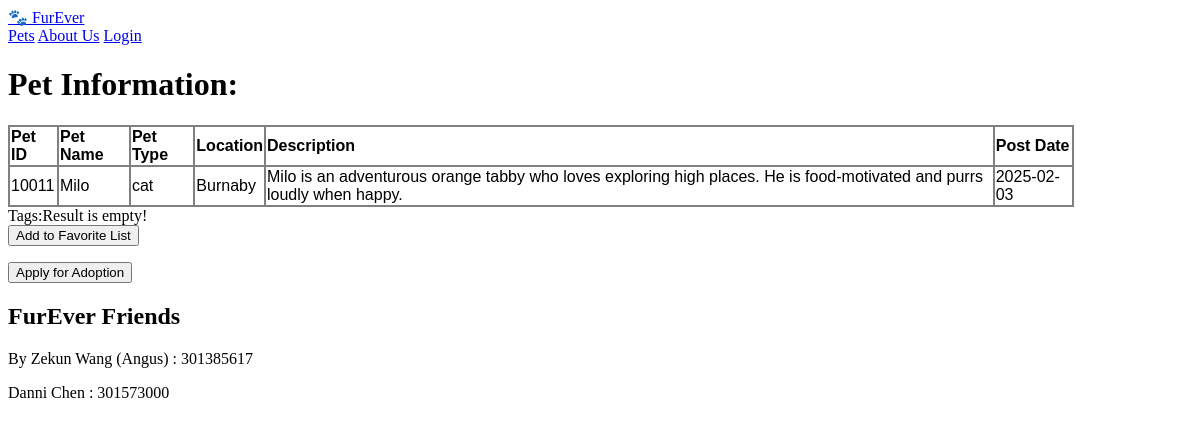
The app's page /public/pages/pet_information.php?edit=10011, older data.
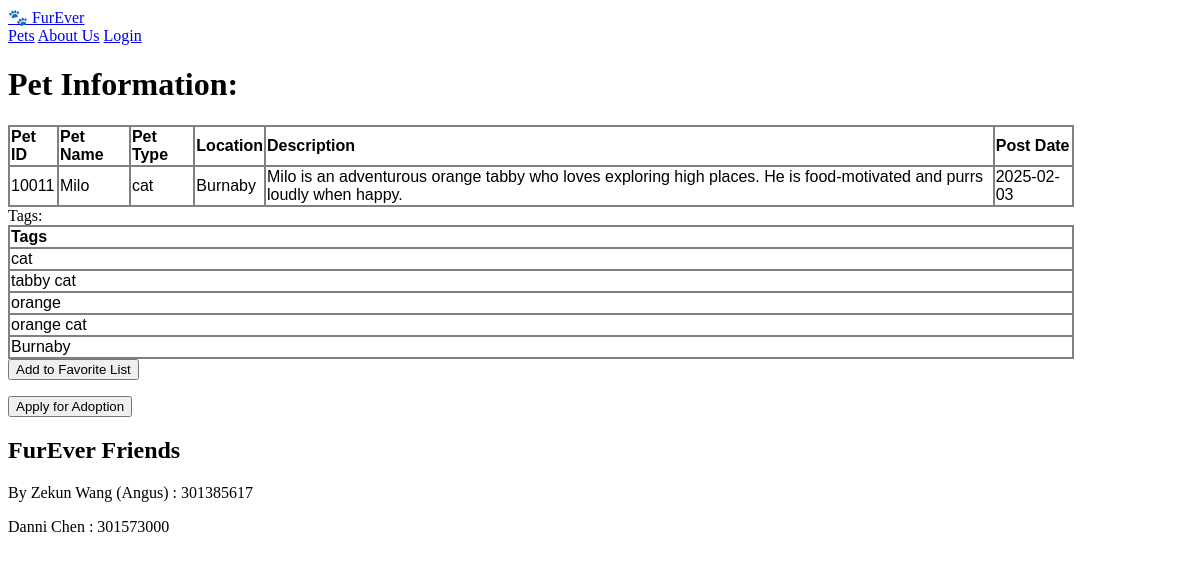
The same page, newer data.
### tables this page shows
CREATE TABLE `pet` (
  `pet_id` int(5) NOT NULL,
  `pet_name` varchar(20) NOT NULL,
  `location` varchar(50) NOT NULL,
  `pet_type` varchar(20) NOT NULL,
  `post_date` date NOT NULL,
  `description` text NOT NULL
);

CREATE TABLE `tags` (
  `tag_id` int(5) NOT NULL,
  `content` varchar(20) NOT NULL
);

### public/pages/pet_information.php (the view, shortened to what this page needs)
<?php require_once("../../private/functions/initialization.php") ?>
<?php
require_once(ROOT_PATH . SHARED_PATH.'/header.php');
echo "<h1>Pet Information: </h1>";
if(isset($_GET['edit'])){
    $id = $_GET['edit'];
}
$general_query = "SELECT * FROM pet WHERE pet_id = ".$id;
$select_result = mysqli_query($connection, $general_query);
if(mysqli_num_rows($select_result) != 0){
    echo"<table class='resultTable'><tr>";
        echo "<td class='tableGrid'><p class='tableHeader'>Pet ID</p></td>";
        echo "<td class='tableGrid'><p class='tableHeader'>Pet Name</p></td>";
        echo "<td class='tableGrid'><p class='tableHeader'>Pet Type</p></td>";
        echo "<td class='tableGrid'><p class='tableHeader'>Location</p></td>";
        echo "<td class='tableGrid'><p class='tableHeader'>Description</p></td>";
        echo "<td class='tableGrid'><p class='tableHeader'>Post Date</p></td>";
    echo "</tr><tr>";
    while($row = mysqli_fetch_assoc($select_result)){
        echo "<td class='tableGrid'>". $row['pet_id']. "</td>";
        echo "<td class='tableGrid'>". $row['pet_name']. "</td>";
        echo "<td class='tableGrid'>". $row['pet_type']. "</td>";
        echo "<td class='tableGrid'>". $row['location']. "</td>";
        echo "<td class='tableGrid'>". $row['description']. "</td>";
        echo "<td class='tableGrid'>". $row['post_date']. "</td>";
        echo"</tr>";
    }
    echo"</table>";
}
else{
    echo"<tr>Result is empty!</tr>";
}
echo "Tags:";
$tag_query = "SELECT tags.content FROM tags LEFT JOIN pet_tags ON pet_tags.tag_id = tags.tag_id WHERE pet_tags.pet_id = ".$id;
$tag_result = mysqli_query($connection, $tag_query);
if(mysqli_num_rows($tag_result) != 0){
    echo"<table class='resultTable'><tr>";
        echo "<td class='tableGrid'><p class='tableHeader'>Tags</p></td>";
    echo "</tr><tr>";
    while($row = mysqli_fetch_assoc($tag_result)){
        echo "<td class='tableGrid'>". $row['content']. "</td>";
        echo"</tr>";
    }
    echo"</table>";
}
else{
    echo"<tr>Result is empty!</tr>";
}
echo '<form action="../../private/functions/add_favorite.php">
            <input type="submit" value="Add to Favorite List">
        </form>';
echo '<form action="apply_page.php">
        <input type="submit" value="Apply for Adoption">
      </form>';
require_once(ROOT_PATH . SHARED_PATH.'/footer.php');
?>

### private/shared/header.php (shortened to what this page needs)
<?php require_once(ROOT_PATH . PRIVATE_PATH . "/functions/functions.php") ?>
<!DOCTYPE html>
<html lang="en">
<head>
</head>
<body>
    <header>
        <nav>
            <a class="logo" href="../../public/pages/homepage.php">🐾 FurEver</a>
            <div>
                <a href="../../public/pages/homepage.php">Pets</a>
                <a href="../../public/pages/about_us.php">About Us</a>
                <?php
                    if(isset($_SESSION['user_name'])){
                        if($userType == 'provider'){
                            echo '<a href =' . PUBLIC_PATH . '/staff/provider/provider_dashboard.php' .' id=login> Login </a>';
                        }
                        else if($userType == 'adopter'){
                            echo '<a href =' . PUBLIC_PATH . '/staff/adopter/adopter_dashboard.php' .' id=login> Login </a>';
                        }
                    }else{
                        echo '<a href =' . PUBLIC_PATH . '/staff/general/login.php' .' id=login> Login </a>';
                    }
                ?>
            </div>
        </nav>
    </header>

### private/shared/footer.php
<footer>
    <div class="footer-container">
        <h2>FurEver Friends</h2>
        <p>By Zekun Wang (Angus) : 301385617</p>
        <p>Danni Chen : 301573000</p>
    </div>
</footer>
</body>
</html>

Row changes from the older to the newer data that the page shows:
now on this page (row unchanged): tags: content "cat"
now on this page (row unchanged): tags: content "tabby cat"
added tags: content "orange"
added tags: content "orange cat"
added tags: content "Burnaby"
Text that changed along with them:
text no longer shown: "Result is empty!"
text now shown: "Tags"
